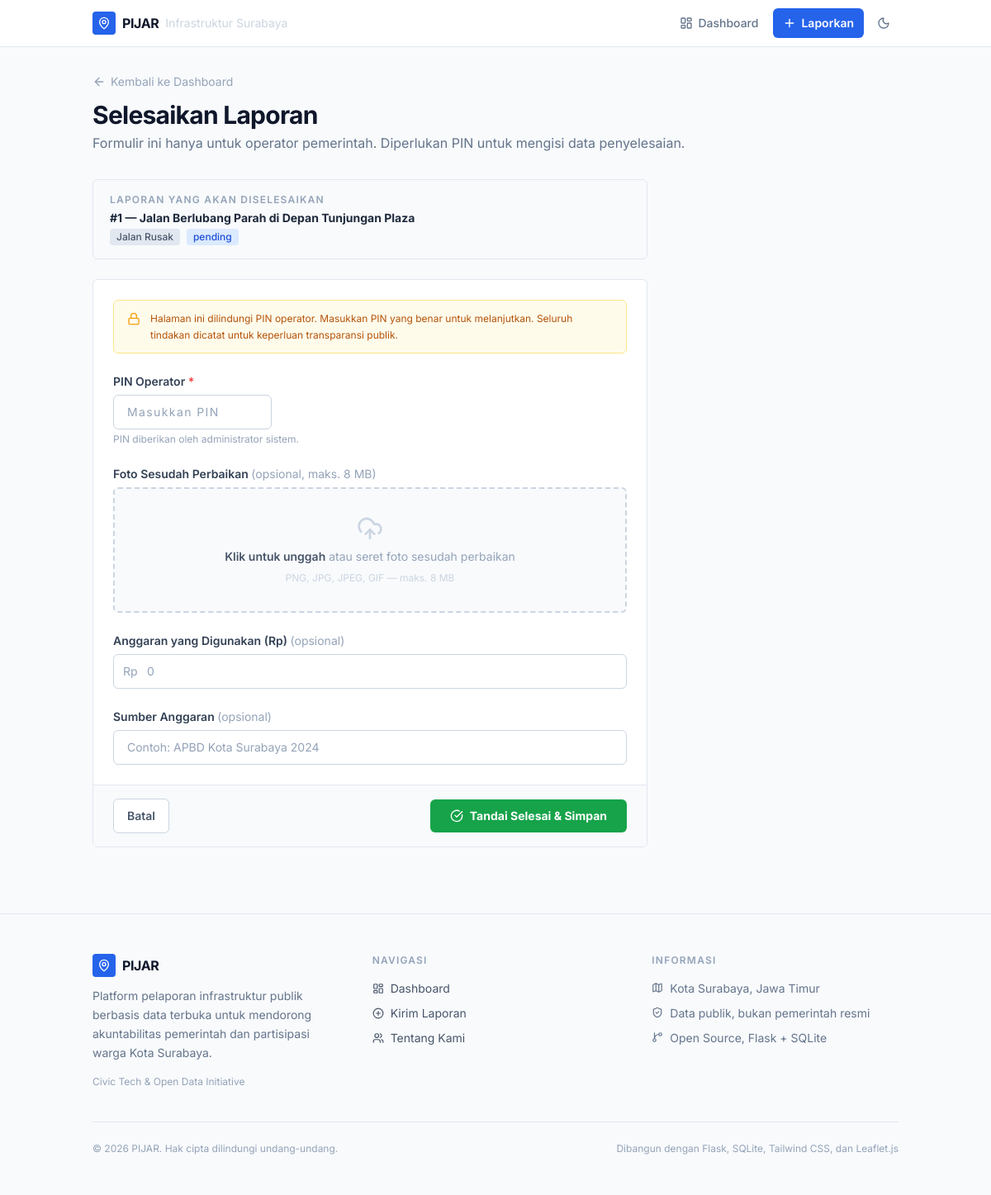
Page /resolve/1 on the committed database.
### tables this page shows
CREATE TABLE reports (
            id             INTEGER PRIMARY KEY AUTOINCREMENT,
            title          TEXT    NOT NULL,
            category       TEXT    NOT NULL,
            description    TEXT,
            latitude       REAL,
            longitude      REAL,
            issue_image    TEXT,
            resolved_image TEXT,
            budget_spent   REAL,
            budget_source  TEXT,
            created_at     TIMESTAMP DEFAULT CURRENT_TIMESTAMP,
            upvotes        INTEGER   DEFAULT 0,
            status         TEXT      DEFAULT 'pending'
        );

### app.py (the view, shortened to what this page needs)
@app.route("/resolve/<int:report_id>", methods=["GET", "POST"])
def resolve(report_id: int):
    db  = get_db()
    row = db.execute(
        "SELECT * FROM reports WHERE id = ?", (report_id,)
    ).fetchone()
    if row is None:
        abort(404)
    report_data = dict(row)
    if report_data["status"] == "resolved":
        flash("Laporan ini sudah ditandai selesai sebelumnya.", "error")
        return redirect(url_for("detail", report_id=report_id))
    return render_template("resolve.html", report=report_data)

### app.py (called while the page is built)
def get_db() -> sqlite3.Connection:
    if "_database" not in g:
        g._database = sqlite3.connect(DATABASE)
        g._database.row_factory = sqlite3.Row
        g._database.execute("PRAGMA journal_mode=WAL")
        g._database.execute("PRAGMA foreign_keys=ON")
    return g._database

### templates/resolve.html (shortened to what this page needs)
{% extends "base.html" %}
{% block content %}
<div class="mb-8">
  <a href="{{ url_for('dashboard') }}"
     class="inline-flex items-center gap-1.5 text-sm
            text-slate-400 dark:text-slate-500
            hover:text-blue-600 dark:hover:text-blue-400
            transition-colors mb-3">
    <i data-lucide="arrow-left" class="w-4 h-4"></i>
    Kembali ke Dashboard
  </a>
  <div class="flex flex-wrap items-start gap-3">
    <div>
      <h1 class="text-2xl sm:text-3xl font-bold text-slate-900 dark:text-white tracking-tight">
        Selesaikan Laporan
      </h1>
      <p class="mt-1 text-slate-500 dark:text-slate-400 text-sm sm:text-base">
        Formulir ini hanya untuk operator pemerintah. Diperlukan PIN untuk mengisi data penyelesaian.
      </p>
    </div>
  </div>
</div>
<div class="max-w-2xl mb-6">
  <div class="bg-slate-50 dark:bg-slate-800/60
              border border-slate-200 dark:border-slate-700
              rounded-md px-5 py-4 flex flex-col sm:flex-row sm:items-center gap-3">
    <div class="flex-1 min-w-0">
      <p class="text-xs font-semibold uppercase tracking-widest
                text-slate-400 dark:text-slate-500 mb-1">Laporan yang akan diselesaikan</p>
      <p class="text-sm font-bold text-slate-800 dark:text-slate-100 leading-snug truncate">
        #{{ report.id }} — {{ report.title }}
      </p>
      <div class="mt-1 flex flex-wrap gap-2">
        <span class="inline-flex items-center px-2 py-0.5 rounded text-xs font-medium
                     bg-slate-200 dark:bg-slate-700 text-slate-600 dark:text-slate-300">
          {{ report.category }}
        </span>
        <span class="inline-flex items-center px-2 py-0.5 rounded text-xs font-medium
                     bg-blue-100 dark:bg-blue-900/40 text-blue-700 dark:text-blue-400">
          {{ report.status }}
        </span>
      </div>
    </div>
  </div>
</div>
<div class="max-w-2xl">
  <form action="{{ url_for('resolve', report_id=report.id) }}"
        method="POST"
        enctype="multipart/form-data"
        novalidate
        class="bg-white dark:bg-slate-800
               rounded-md border border-slate-200 dark:border-slate-700 overflow-hidden">
    <div class="px-6 py-6 space-y-6">
      <div class="flex items-start gap-3 px-4 py-3
                  bg-amber-50 dark:bg-amber-900/20
                  border border-amber-200 dark:border-amber-800 rounded-md">
        <i data-lucide="lock" class="w-4 h-4 shrink-0 mt-0.5 text-amber-500 dark:text-amber-400"></i>
        <p class="text-xs text-amber-700 dark:text-amber-300 leading-relaxed">
          Halaman ini dilindungi PIN operator. Masukkan PIN yang benar untuk melanjutkan.
          Seluruh tindakan dicatat untuk keperluan transparansi publik.
        </p>
      </div>
      <div>
        <label for="pin" class="block text-sm font-semibold
                                text-slate-700 dark:text-slate-200 mb-1.5">
          PIN Operator <span class="text-red-500" aria-hidden="true">*</span>
        </label>
        <input type="password"
               id="pin"
               name="pin"
               required
               maxlength="20"
               autocomplete="current-password"
               placeholder="Masukkan PIN"
               class="w-full sm:w-48 px-4 py-2.5 rounded-md
                      border border-slate-300 dark:border-slate-600
                      bg-white dark:bg-slate-700
                      text-slate-800 dark:text-slate-100
                      placeholder-slate-400 dark:placeholder-slate-500
                      text-sm tracking-widest
                      focus:outline-none focus:ring-2 focus:ring-amber-400 focus:border-transparent
                      transition" />
        <p class="mt-1 text-xs text-slate-400 dark:text-slate-500">PIN diberikan oleh administrator sistem.</p>
      </div>
      <div>
        <label for="resolved_image" class="block text-sm font-semibold
                                           text-slate-700 dark:text-slate-200 mb-1.5">
          Foto Sesudah Perbaikan
          <span class="font-normal text-slate-400 dark:text-slate-500">(opsional, maks. 8 MB)</span>
        </label>
        <div id="resolve-drop-zone"
             class="relative w-full border-2 border-dashed rounded-md
                    border-slate-300 dark:border-slate-600
                    bg-slate-50 dark:bg-slate-700/50
                    transition-colors duration-150 cursor-pointer">
          <label for="resolved_image"
                 id="resolve-drop-idle"
                 class="flex flex-col items-center justify-center py-8 gap-2 cursor-pointer">
            <i data-lucide="upload-cloud"
               class="w-8 h-8 text-slate-300 dark:text-slate-500"></i>
            <p class="text-sm text-slate-400 dark:text-slate-400">
              <span class="font-semibold text-slate-600 dark:text-slate-300">Klik untuk unggah</span>
              atau seret foto sesudah perbaikan
            </p>
            <p class="text-xs text-slate-300 dark:text-slate-600">PNG, JPG, JPEG, GIF — maks. 8 MB</p>
          </label>
        </div>
      </div>
      <div>
        <label for="budget_spent" class="block text-sm font-semibold
                                         text-slate-700 dark:text-slate-200 mb-1.5">
          Anggaran yang Digunakan (Rp)
          <span class="font-normal text-slate-400 dark:text-slate-500">(opsional)</span>
        </label>
        <div class="relative">
          <span class="absolute inset-y-0 left-0 flex items-center pl-3
                       text-slate-400 dark:text-slate-500 text-sm pointer-events-none select-none">
          </span>
          <input type="number"
                 id="budget_spent"
                 name="budget_spent"
                 min="0"
                 step="1000"
                 placeholder="0"
                 class="w-full pl-10 pr-4 py-2.5 rounded-md
                        border border-slate-300 dark:border-slate-600
                        bg-white dark:bg-slate-700
                        text-slate-800 dark:text-slate-100
                        placeholder-slate-400 dark:placeholder-slate-500
                        text-sm
                        focus:outline-none focus:ring-2 focus:ring-amber-400 focus:border-transparent
                        transition" />
        </div>
      </div>
      <div>
        <label for="budget_source" class="block text-sm font-semibold
                                          text-slate-700 dark:text-slate-200 mb-1.5">
          Sumber Anggaran
          <span class="font-normal text-slate-400 dark:text-slate-500">(opsional)</span>
        </label>
        <input type="text"
               id="budget_source"
               name="budget_source"
               maxlength="200"
               placeholder="Contoh: APBD Kota Surabaya 2024"
               class="w-full px-4 py-2.5 rounded-md
                      border border-slate-300 dark:border-slate-600
                      bg-white dark:bg-slate-700
                      text-slate-800 dark:text-slate-100
                      placeholder-slate-400 dark:placeholder-slate-500
                      text-sm
                      focus:outline-none focus:ring-2 focus:ring-amber-400 focus:border-transparent
                      transition" />
      </div>
    </div>
    <div class="px-6 py-4
                bg-slate-50 dark:bg-slate-700/50
                border-t border-slate-200 dark:border-slate-700
                flex flex-col sm:flex-row items-center justify-between gap-3">
      <a href="{{ url_for('dashboard') }}"
         class="w-full sm:w-auto inline-flex items-center justify-center gap-1
                px-4 py-2.5 text-sm font-semibold
                text-slate-600 dark:text-slate-300
                bg-white dark:bg-slate-700
                hover:bg-slate-100 dark:hover:bg-slate-600
                active:bg-slate-200 dark:active:bg-slate-500
                border border-slate-300 dark:border-slate-600
                rounded-md transition-colors order-2 sm:order-1">
        Batal
      </a>
      <button type="submit"
              class="w-full sm:w-auto inline-flex items-center justify-center gap-2
                     px-6 py-2.5 text-sm font-bold text-white
                     bg-green-600 hover:bg-green-700 active:bg-green-800
                     rounded-md transition-colors order-1 sm:order-2">
        <i data-lucide="check-circle" class="w-4 h-4"></i>
        Tandai Selesai &amp; Simpan
      </button>
    </div>
  </form>
</div>
{% endblock %}

### rows in the picture
reports: id "1", title "Jalan Berlubang Parah di Depan Tunjungan Plaza", category "Jalan Rusak", status "pending"
